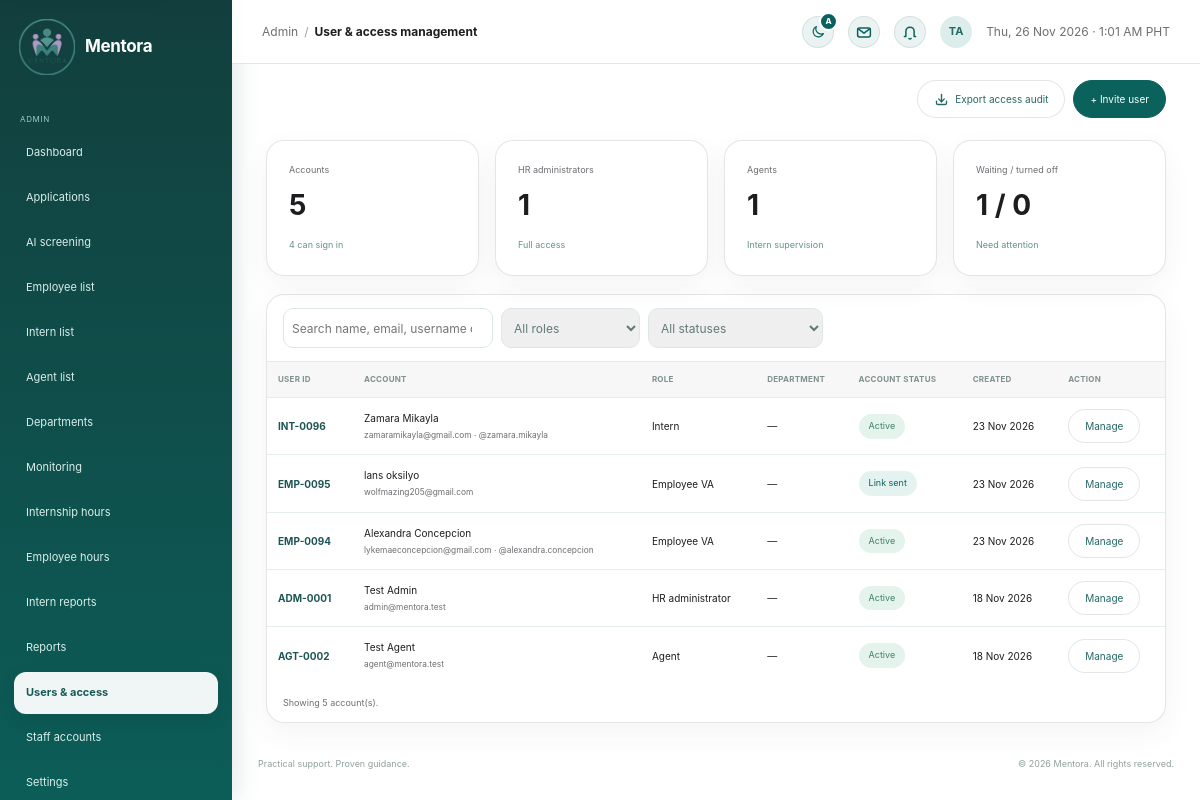
Screenshot of /admin/user&access_management.php (signed in) with the database file from the repository.
### tables this page shows
CREATE TABLE `users` (
  `id` int(10) UNSIGNED NOT NULL,
  `user_code` varchar(20) DEFAULT NULL,
  `first_name` varchar(80) NOT NULL,
  `last_name` varchar(80) NOT NULL,
  `email` varchar(190) NOT NULL,
  `email_verified_at` datetime DEFAULT NULL,
  `username` varchar(40) DEFAULT NULL,
  `pathway` enum('employee_va','internship') NOT NULL,
  `pathway_chosen_at` datetime DEFAULT current_timestamp(),
  `password_hash` varchar(255) NOT NULL,
  `role` enum('applicant','agent','admin') NOT NULL DEFAULT 'applicant',
  `status` enum('pending','approved','active','rejected','disabled') NOT NULL DEFAULT 'active',
  `presence` enum('active','busy','offline') NOT NULL DEFAULT 'active',
  `last_seen_at` datetime DEFAULT NULL,
  `department_id` int(10) UNSIGNED DEFAULT NULL,
  `agent_id` int(10) UNSIGNED DEFAULT NULL,
  `referred_by` int(10) UNSIGNED DEFAULT NULL,
  `avatar_path` varchar(190) DEFAULT NULL,
  `created_at` timestamp NOT NULL DEFAULT current_timestamp(),
  `updated_at` timestamp NOT NULL DEFAULT current_timestamp() ON UPDATE current_timestamp()
);

### includes/workflow.php (called while the page is built, shortened)
<?php
require_once __DIR__ . '/auth_check.php';
require_once __DIR__ . '/ui_icons.php';
function mentora_h(mixed $value): string
{
    return htmlspecialchars((string) $value, ENT_QUOTES | ENT_SUBSTITUTE, 'UTF-8');
}
function mentora_pathway_folder(string $pathway): string
{
    return in_array($pathway, ['internship', 'intern'], true) ? 'intern' : 'employee';
}
function mentora_pathway_label(string $pathway): string
{
    return mentora_pathway_folder($pathway) === 'intern' ? 'Intern' : 'Employee VA';
}
    ?>

### admin/user&access_management.php (the view, shortened to what this page needs)
<?php
require_once __DIR__ . '/../includes/workflow.php';
require __DIR__ . '/../includes/admin_layout.php';
$users = $pdo->query("SELECT u.id,
        u.user_code,
        u.username,
        u.first_name,
        u.last_name,
        u.email,
        u.role,
        u.pathway,
        u.status,
        u.created_at,
        d.name AS department_name
    FROM users u
    LEFT JOIN departments d ON d.id = u.department_id
    ORDER BY u.created_at DESC")
    ->fetchAll();
$statusBadge = [
    'active' => ['', 'Active'],
    'pending' => ['warn', 'Waiting for confirmation'],
    'approved' => ['info', 'Link sent'],
    'rejected' => ['warn', 'Declined'],
    'disabled' => ['warn', 'Turned off']
];
$roleLabel = static fn(array $u): string => match ($u['role']) { 'admin' => 'HR administrator', 'agent' => 'Agent', default => mentora_pathway_label($u['pathway']) };
$count = static fn(string $key, string $value): int => count(array_filter($users, static fn($u) => $u[$key] === $value));
?>
<div class="admin-heading">
    <div class="admin-actions">
        <a class="admin-btn" href="export.php?type=users"><?= mentora_icon('download') ?>Export access audit</a><a class="admin-btn primary" href="user_edit.php?new=1">+ Invite user</a>
    </div>
</div>
<div class="metric-grid">
    <div class="metric-card">
        <small>Accounts</small><strong><?= count($users) ?></strong><span><?= $count('status', 'active') ?> can sign in</span>
    </div>
    <div class="metric-card">
        <small>HR administrators</small><strong><?= $count('role', 'admin') ?></strong><span>Full access</span>
    </div>
    <div class="metric-card">
        <small>Agents</small><strong><?= $count('role', 'agent') ?></strong><span>Intern supervision</span>
    </div>
    <div class="metric-card">
        <small>Waiting / turned off</small><strong><?= $count('status', 'pending') + $count('status', 'approved') ?> / <?= $count('status', 'disabled') ?></strong><span>Need attention</span>
    </div>
</div>
<section class="admin-panel data-panel">
    <div class="table-toolbar" data-table-filter="access-table">
        <input type="search" data-filter="search" placeholder="Search name, email, username or ID" aria-label="Search accounts">
        <select data-filter="role" aria-label="Role">
            <option value="all">All roles</option>
        </select>
        <select data-filter="status" aria-label="Status">
            <option value="all">All statuses</option>
            <?php foreach ($statusBadge as $key => [, $label]): ?>
            <option value="<?= $key ?>"><?= $label ?></option>
            <?php endforeach; ?></select>
    </div>
    <table class="admin-table" id="access-table">
        <thead>
            <tr>
                <th>User ID</th>
                <th>Account</th>
                <th>Role</th>
                <th>Department</th>
                <th>Account status</th>
                <th>Created</th>
                <th>Action</th>
            </tr>
        </thead>
        <tbody>
        <?php foreach ($users as $user): [$badgeClass, $badgeText] = $statusBadge[$user['status']] ?? ['', ucfirst((string) $user['status'])]; $roleKey = $user['role'] === 'applicant' ? mentora_pathway_folder($user['pathway']) : $user['role']; ?>
            <tr data-role="<?= $roleKey ?>" data-status="<?= $user['status'] ?>">
                <td><?= mentora_h($user['user_code']) ?></td>
                <td><?= mentora_h($user['first_name'] . ' ' . $user['last_name']) ?><br><small><?= mentora_h($user['email']) ?><?= $user['username'] ? ' · @' . mentora_h($user['username']) : '' ?></small>
                </td>
                <td><?= mentora_h($roleLabel($user)) ?></td>
                <td><?= mentora_h($user['department_name'] ?? '—') ?></td>
                <td><span class="badge <?= $badgeClass ?>"><?= mentora_h($badgeText) ?></span></td>
                <td><?= mentora_h(date('d M Y', strtotime($user['created_at']))) ?></td>
                <td><a class="admin-btn" href="user_edit.php?id=<?= (int) $user['id'] ?>">Manage</a></td>
            </tr>
        <?php endforeach; ?>
    </tbody></table>
    <div class="table-note">Showing <span data-filter-count="access-table"><?= count($users) ?></span> account(s).</div>
</section>
<?php require __DIR__ . '/../includes/admin_footer.php'; ?>

### assets/css/admin.css (style rules this page uses)
:root { --admin-ink: #155d5c; }
.admin-body, .applicant-body { --workspace-blue: var(--mentora-teal); --workspace-bg: #f5f5f7; --workspace-surface: rgba(255, 255, 255, 0.86); --workspace-line: rgba(60, 60, 67, 0.13); --workspace-muted: #6e6e73; background: radial-gradient(circle at 100% 0, rgba(120, 213, 204, 0.18), transparent 25rem), var(--workspace-bg); color: #1d1d1f; font-family: -apple-system, BlinkMacSystemFont, "SF Pro Display", "SF Pro Text", "Segoe UI", sans-serif; font-size: 12px; }
.admin-heading { align-items: flex-start; display: flex; justify-content: space-between; margin-bottom: 22px; }
.admin-workspace .admin-heading:not(.module-heading, .keep-title) { justify-content: flex-end; }
.admin-actions { display: flex; gap: 8px; }
.admin-btn { background: #fff; border: 1px solid var(--workspace-line); border-radius: 999px; color: #246965; font-size: 10px; padding: 10px 16px; text-decoration: none; transition: box-shadow 180ms ease, transform 180ms ease; }
.admin-btn.primary { background: var(--workspace-blue); border-color: var(--workspace-blue); color: #fff; }
.metric-grid { display: grid; gap: 16px; grid-template-columns: repeat(4, 1fr); margin-bottom: 18px; }
.metric-card, .admin-panel, .pathway-card { background: var(--workspace-surface); border: 1px solid var(--workspace-line); border-radius: 18px; box-shadow: 0 10px 28px rgba(60, 60, 67, 0.06); }
.metric-card, .admin-panel { padding: 22px; }
.metric-card { transition: box-shadow 180ms ease, transform 180ms ease; }
.metric-card small { color: var(--workspace-muted); display: block; font-size: 9px; }
.metric-card strong { color: #1d1d1f; display: block; font-size: 28px; margin: 6px 0; }
.metric-card span { color: #65918d; font-size: 9px; }
.badge { background: #e4f3ec; border-radius: 999px; color: #3d8068; display: inline-block; font-size: 9px; padding: 5px 10px; }
.badge.info { background: var(--mentora-pale); color: var(--mentora-teal); }
.data-panel { overflow: hidden; padding: 0; }
.table-toolbar { border-bottom: 1px solid #e0ecea; display: flex; gap: 8px; padding: 13px 16px; }
.table-toolbar input, .table-toolbar select { border: 1px solid #dbe8e6; border-radius: 10px; color: #607977; font: inherit; min-height: 40px; padding: 8px; }
.admin-table { border-collapse: collapse; font-size: 10px; width: 100%; }
.admin-table th { background: rgba(245, 245, 247, 0.8); color: #80918f; font-size: 8px; letter-spacing: 0.03em; padding: 11px; text-align: left; text-transform: uppercase; }
.admin-table td { border-top: 1px solid #e5eeec; padding: 12px 11px; }
.admin-table td:first-child { color: #1c5553; font-weight: bold; }
.table-note { color: var(--workspace-muted); font-size: 9px; padding: 12px 16px; }
.admin-btn { transition: background 180ms ease, border-color 180ms ease, box-shadow 180ms ease, color 180ms ease, transform 180ms ease; }
.metric-card { overflow: hidden; position: relative; transition: border-color 220ms ease, box-shadow 220ms ease, transform 220ms ease; }
.metric-card::before { background: linear-gradient(90deg, var(--mentora-deep), var(--mentora-green) 60%, var(--mentora-mint)); content: ""; height: 3px; inset: 0 0 auto 0; position: absolute; transform: scaleX(0); transform-origin: left; transition: transform 320ms ease; }
.metric-card strong { transition: color 220ms ease; }
.admin-panel, .pathway-card { transition: border-color 220ms ease, box-shadow 220ms ease; }
.admin-table tbody td { transition: background 160ms ease; }
.badge { transition: background 180ms ease, color 180ms ease; }

### assets/css/settings.css (style rules this page uses)
body { --ui-radius-card: 18px; --ui-radius-control: 999px; --ui-radius-item: 12px; --settings-card-solid: #fff; }
.admin-table td small { color: var(--workspace-muted, #6e6e73); }
.admin-btn:has(.btn-icon) { display: inline-flex; align-items: center; justify-content: center; gap: 6px; }

### rows the page displays
users: user_code "INT-0096", first_name+last_name "Zamara Mikayla", email "zamaramikayla@gmail.com", username "zamara.mikayla", mentora_h($roleLabel($user)) "Intern", department_name "—", badgeText "Active", created_at "23 Nov 2026"
users: user_code "EMP-0095", first_name+last_name "lans oksilyo", email "wolfmazing205@gmail.com", mentora_h($roleLabel($user)) "Employee VA", department_name "—", badgeText "Link sent", created_at "23 Nov 2026"
users: user_code "EMP-0094", first_name+last_name "Alexandra Concepcion", email "lykemaeconcepcion@gmail.com", username "alexandra.concepcion", mentora_h($roleLabel($user)) "Employee VA", department_name "—", badgeText "Active", created_at "23 Nov 2026"
users: user_code "ADM-0001", first_name+last_name "Test Admin", email "admin@mentora.test", role "HR administrator", department_name "—", badgeText "Active", created_at "18 Nov 2026"
users: user_code "AGT-0002", first_name+last_name "Test Agent", email "agent@mentora.test", role "Agent", department_name "—", badgeText "Active", created_at "18 Nov 2026"

### other values shown
$e($label) "Dashboard"
$e($label) "Applications"
$e($label) "AI screening"
$e($label) "Employee list"
$e($label) "Intern list"
$e($label) "Agent list"
$e($label) "Departments"
$e($label) "Monitoring"
$e($label) "Internship hours"
$e($label) "Employee hours"
$e($label) "Intern reports"
$e($label) "Reports"
$e($label) "Users & access"
$e($label) "Staff accounts"
$e($label) "Settings"
